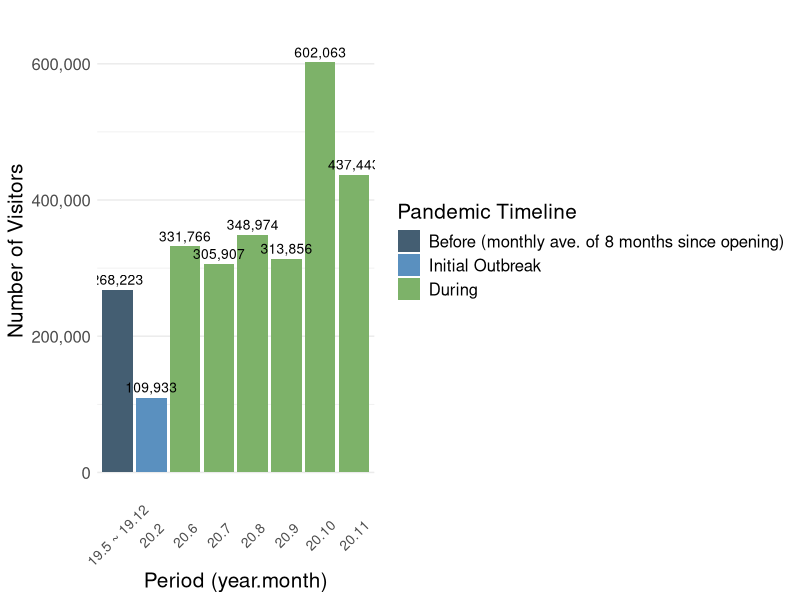
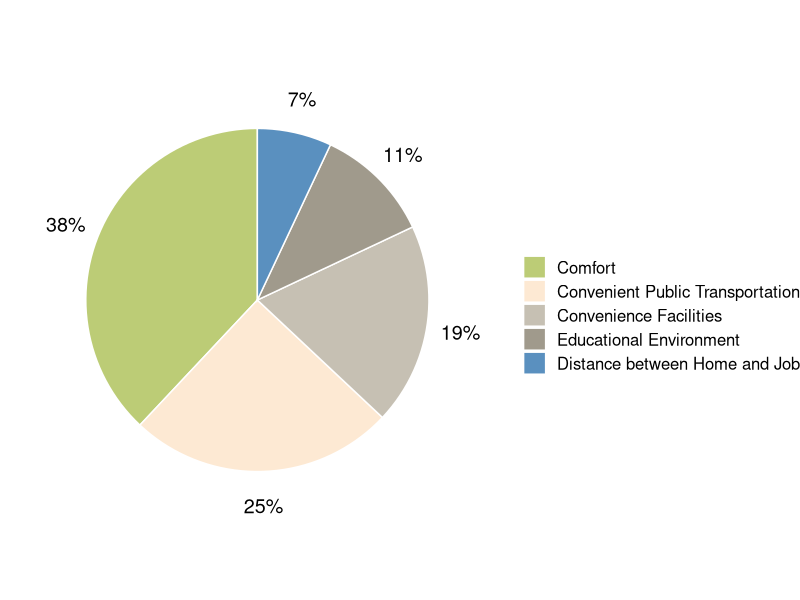

These figures' R source, in order: (Note: this script raises an error after producing the figures.)
install.packages("ggrepel")
install.packages("Rcpp")
update.packages("ggrepel")
#no overlapping text in ggplot2
library(ggrepel)
library(tidyverse)
library(scales)


#color palette

nature <- c("#445E72", "#5A90BF", "#A09A8C","#C6C0B3","#FDE9D3", "#BCCC76", "#7DB269")


#### table 9 botanical gardens####

df <- data.frame (period  = c("19.5 ~ 19.12","20.2","20.6","20.7","20.8","20.9","20.10","20.11"),
                  noUsers = c("268223", "109933", "331766","305907","348974","313856","602063", "437443"),
                  covid = c("Before (monthly ave. of 8 months since opening)", "Initial Outbreak", "During","During","During","During","During","During"))


df$period <- factor(df$period, levels = df$period)
df$covid <- factor(df$covid, levels = c("Before (monthly ave. of 8 months since opening)", "Initial Outbreak", "During"))
df$noUsers <- as.numeric(df$noUsers)

fig <- df %>% 
  ggplot(aes(period, noUsers, fill = covid))+
  geom_bar(stat = "identity") +
  geom_text(aes(label = paste0(scales::comma(noUsers, 1))),
            vjust = -0.5,
            inherit.aes = TRUE,
            size = 3.5)+
  labs(x = "Period (year.month)", y = "Number of Visitors", fill = "Pandemic Timeline")+
  scale_fill_manual(values = nature[c(1,2,7)]) +
  scale_y_continuous(limits = c(0, 650000), breaks = seq(0, 650000, 200000),labels = comma)+
  theme_minimal()+
  theme(axis.text.x = element_text(angle = 45,
                                   size = 10,
                                   vjust = 0.5,
                                   hjust=0.5),
        text = element_text(size = 15),
        panel.grid.minor.x =element_blank(),
        panel.grid.major.x=element_blank())



ggsave(fig, filename = "fig.png", dpi = 600, width = 10, height = 4, units = "in")        
        


### figure 7: factors in cosidering future housing ####

df7 <- data.frame(
  factor = c("Comfort","Convenient Public Transportation", "Convenience Facilities", "Educational Environment", "Distance between Home and Job"),
  value = c(38, 25, 19, 11,7)
)

df7$factor <- factor(df7$factor, levels = df7$factor)


fig7 <- ggplot(df7, aes(x="", y=value, fill=factor)) +
  geom_bar(stat="identity", width=1, color="white") +
  geom_text(aes(x = 1.7, label = paste(value,"%", sep = "")),
            size = 5,
            position = position_stack(vjust = 0.5))+
  coord_polar("y", start=0) +
  labs(fill ="")+
  scale_fill_manual(values = nature[6:1]) +
  theme(text = element_text(size = 15))+
  theme_void(base_size = 15)  # remove background, grid, numeric labels


ggsave(fig7, filename = "fig7.png", dpi = 600, width = 8, height = 4, units = "in") 


### figure 8: Conceptual Range of UGS ####

df8 <- data.frame(
  concept = c("Other", "Reservoirs", "Amusement Parks", "National Parks", "Indoor Gardens", "Green Spaces in Private Residences", "Roadside Green Buffer Zones", "Green Spaces in Public Institutions", "Parks By Commute Routes", "Green Spaces Near Urban Streams", "Mountain Hiking Courses", "Rooftop Gardens", "Urban Forests"),
  value = c(0.93, 43.93, 50.93, 57.01, 65.89, 67.29, 68.69, 72.90, 75.23, 75.70, 78.50, 81.78, 86.45)
) %>% 
  arrange(desc(value, concept))

df8$concept <- factor(df8$concept, levels = df8$concept)



fig8 <- df8 %>% 
  ggplot(aes(value, concept))+
  geom_bar(stat = "identity", fill = nature[7], width = .75) +
  geom_text(aes(label = value), 
                hjust = -0.5,
            position = position_dodge(width = 1),
            inherit.aes = TRUE ) +
  labs(x ="Percentage (%)", y = NULL) +
  theme_minimal(base_size = 12)+
  theme(axis.title=element_text(size=8),
        panel.grid.minor.y=element_blank(),
        panel.grid.major.y=element_blank())+
  expand_limits(x=c(0,100))



ggsave(fig8, filename = "fig8.png", dpi = 600, width = 8, height = 4, units = "in") 

### figure 9: Importance of UGS  before and with COVID19 ####

df9 <- data.frame(
  imp = c("Very Unimportant", "Very Unimportant", "Unimportant", "Unimportant", "Average", "Average", "Important", "Important", "Very Important", "Very Important"),
  covid = c("Before COVID-19", "With COVID-19", "Before COVID-19", "With COVID-19", "Before COVID-19", "With COVID-19", "Before COVID-19", "With COVID-19", "Before COVID-19", "With COVID-19"),
  value = c(0.0, 0.5, 3.3, 2.3, 17.3, 7.9, 43.5, 25.2, 36.0, 64.0))


df9$covid <- factor(df9$covid, levels = c("With COVID-19", "Before COVID-19"))
df9$imp <- factor(df9$imp, levels = c("Very Important", "Important", "Average", "Unimportant", "Very Unimportant"))


fig9 <- df9 %>%
  ggplot(aes(value, imp, fill = covid, group = covid))+
  geom_bar(position = "dodge", stat = "identity", width = .75) +
  geom_text(aes(label = value, group = covid),
            hjust = -0.5,
            position = position_dodge(width = 1),
            inherit.aes = TRUE )+
  scale_fill_manual(values = nature[c(7,4)])+
  labs(x ="Percentage (%)", y = NULL, fill = "") +
  theme_minimal(base_size = 15)+
  theme(axis.title=element_text(size=10),
        legend.position = "bottom",
        legend.text = element_text(size = 10),
        panel.grid.minor.y=element_blank(),
        panel.grid.major.y=element_blank())+
  guides(fill = guide_legend(reverse=TRUE))+ expand_limits(x=c(0,70))



ggsave(fig9, filename = "fig9.png", dpi = 600, width = 8, height = 4, units = "in") 


### fig 10. Frequency of utilization of UGS before and in wake of COVID-19 ####

df10 <- data.frame(
  ans = c("Never", "Never", "Rarely", "Rarely", "1-2 Times per Month", "1-2 Times per Month", "1-2 Times per Week", "1-2 Times per Week", "Almost Daily", "Almost Daily", "Daily","Daily"),
  covid = c("Before COVID-19", "With COVID-19", "Before COVID-19", "With COVID-19", "Before COVID-19", "With COVID-19", "Before COVID-19", "With COVID-19", "Before COVID-19", "With COVID-19", "Before COVID-19", "With COVID-19"),
  value = c(0.5, 3.3, 11.2, 19.6, 24.8, 18.2, 43.0, 33.6, 15.0, 21.0, 5.6, 4.2))


df10$covid <- factor(df10$covid, levels = c("With COVID-19", "Before COVID-19"))
df10$ans <- factor(df10$ans, levels = c("Daily", "Almost Daily", "1-2 Times per Week","1-2 Times per Month", "Rarely", "Never"))


fig10 <- df10 %>%
  ggplot(aes(value, ans, fill = covid, group = covid))+
  geom_bar(position = "dodge", stat = "identity", width = .75) +
  geom_text(aes(label = value, group = covid),
            hjust = -0.5,
            position = position_dodge(width = 1),
            inherit.aes = TRUE )+
  scale_fill_manual(values = nature[c(7,4)])+

  labs(x ="Percentage (%)", y = NULL, fill = "") +
  theme_minimal(base_size = 15)+
  theme(axis.title=element_text(size=10),
        legend.position = "bottom",
        legend.text = element_text(size = 10),
        panel.grid.minor.y=element_blank(),
        panel.grid.major.y=element_blank())+
  guides(fill = guide_legend(reverse=TRUE))+ expand_limits(x=c(0,50))



ggsave(fig10, filename = "fig10.png", dpi = 600, width = 8, height = 4, units = "in") 

#### figure 11 reasons for increasing the use of UGS in the wake of COVID-19 (PIE CHART) #### 


# Create Data
df11 <- data.frame(
  method=c("Replace Restricted Facilities", "Improve Psychological Health", "Replace Exercise Facilities", "Prevent Disease Transmission", "Increased Leisure Time", "Enhance Immune System", "Other"),
  value=c(27.78,22.22,21.11,16.67,6.67, 4.44,1.11)
)

df11$method <- factor(df11$method, levels = df11$method)



fig11 <- ggplot(df11, aes(x="", y=value, fill=method)) +
  geom_bar(stat="identity", width=1, color="white") +
  geom_text_repel(aes(x = 1.7, label = paste(value, "%", sep = "")),
                  size = 5,
                  position = position_stack(vjust = 0.5))+
  coord_polar("y", start=0) +
  labs(fill ="")+
  scale_fill_manual(values = nature[7:1]) +
  theme(text = element_text(size = 15))+
  theme_void(base_size = 15)  # remove background, grid, numeric labels


ggsave(fig11, filename = "fig11.png", dpi = 600, width = 8, height = 4, units = "in") 

### fig 12 reason for use before and after ####

df12 <- data.frame(
  ans = c("Exercise", "Exercise", "Relaxation or Meditation", "Relaxation or Meditation", "Connecting with Nature", "Connecting with Nature", "Spending Time with Family and Friends", "Spending Time with Family and Friends",  "En Route to Destination", "En Route to Destination", "Walking Pets", "Walking Pets", "Other", "Other"),
  covid = c("Before COVID-19", "With COVID-19", "Before COVID-19", "With COVID-19", "Before COVID-19", "With COVID-19", "Before COVID-19", "With COVID-19", "Before COVID-19", "With COVID-19", "Before COVID-19", "With COVID-19", "Before COVID-19", "With COVID-19"),
  value = c(46.8, 38.7, 57.3, 51.6, 41.1, 45.2, 54.8,  45.2, 19.4, 23.4, 7.3, 5.6, 0.8, 1.6))


df12$covid <- factor(df12$covid, levels = c("With COVID-19", "Before COVID-19"))
df12$ans <- factor(df12$ans, levels = c("Other", "Walking Pets", "En Route to Destination", "Spending Time with Family and Friends", "Connecting with Nature", "Relaxation or Meditation","Exercise"
))


 fig12 <- df12 %>%
  ggplot(aes(value, ans, fill = covid, group = covid))+
  geom_bar(position = "dodge", stat = "identity", width = .75) +
  geom_text(aes(label = value, group = covid),
            hjust = -0.5,
            position = position_dodge(width = 1),
            inherit.aes = TRUE )+
  scale_fill_manual(values = nature[c(7,4)])+
  
  labs(x ="Percentage (%)", y = NULL, fill = "") +
  theme_minimal(base_size = 15)+
  theme(axis.title=element_text(size=10),
        legend.position = "bottom",
        legend.text = element_text(size = 10),
        panel.grid.minor.y=element_blank(),
        panel.grid.major.y=element_blank())+
  guides(fill = guide_legend(reverse=TRUE))+ expand_limits(x=c(0,70))



ggsave(fig12, filename = "fig12.png", dpi = 600, width = 8, height = 4, units = "in") 

### fig 13 reasons for reducing use of UGS during COVID-19 ####

# Create Data
df13 <- data.frame(
  method=c("Reduced Outdoor Activity", "Fewer Gatherings with Acquaintances", "Reduced Need for Outdoor Movement", "Other", "Cleanliness of Facilities", "New Activities/Alternatives"),
  value=c(78.23, 11.29, 4.03, 3.23, 1.61, 1.61)
)

df13$method <- factor(df13$method, levels = df13$method)



fig13 <- ggplot(df13, aes(x="", y=value, fill=method)) +
  geom_bar(stat="identity", width=1, color="white") +
  geom_text_repel(aes(x = 1.7, label = paste(value, "%", sep = "")),
                  size = 3,
                  position = position_stack(vjust = 0.5))+
  coord_polar("y", start=0) +
  labs(fill ="")+
  scale_fill_manual(values = nature[c(7:1)]) +
  theme(text = element_text(size = 15))+
  theme_void(base_size = 15)  # remove background, grid, numeric labels


ggsave(fig13, filename = "fig13.png", dpi = 600, width = 8, height = 4, units = "in") 


#### figure 14 preferred transportation method for visiting UGS (PIE CHART) #### 


# Create Data
df14 <- data.frame(
  method=c("Walking", "Public Transportation", "Car", "Bicycle", "Other"),
  value=c(73.83,12.62,6.54,6.07,0.93)
)

df14$method <- factor(df14$method, levels = df14$method)



fig14 <- ggplot(df14, aes(x="", y=value, fill=method)) +
  geom_bar(stat="identity", width=1, color="white") +
  geom_text_repel(aes(x = 1.7, label = paste(value, "%", sep = "")),
            size = 5,
            position = position_stack(vjust = 0.5))+
  coord_polar("y", start=0) +
  labs(fill ="")+
  scale_fill_manual(values = nature[c(7,6,3,5,1)]) +
  theme(text = element_text(size = 15))+
  theme_void(base_size = 15)  # remove background, grid, numeric labels
  


ggsave(fig14, filename = "fig14.png", dpi = 600, width = 8, height = 4, units = "in") 


#### figure 15 preferred Time needed to visit UGS (PIE CHART) #### 


# Create Data
df15 <- data.frame(
  method=c("30 Minutes or Less", "1 Hour or Less", "Between 1 and 2 Hours", "Between 2 and 3 Hours"),
  value=c(72.90,17.76,7.01,2.34)
)

df15$method <- factor(df15$method, levels = df15$method)



fig15 <- ggplot(df15, aes(x="", y=value, fill=method)) +
  geom_bar(stat="identity", width=1, color="white") +
  geom_text_repel(aes(x = 1.7, label = paste(value, "%", sep = "")),
                  size = 5,
                  position = position_stack(vjust = 0.5))+
  coord_polar("y", start=0) +
  labs(fill ="")+
  scale_fill_manual(values = nature[c(7,6,3,5,1)]) +
  theme(text = element_text(size = 15))+
  theme_void(base_size = 15)  # remove background, grid, numeric labels



ggsave(fig15, filename = "fig15.png", dpi = 600, width = 8, height = 4, units = "in") 

#### figure 16 facilities to encourage use of UGS (PIE CHART) #### 


# Create Data
df16 <- data.frame(
  method=c("Rest and Recreational (Outdoor Chairs and Benches)", "Nature 'Healing' or Therapeutic (Forest-bathing)", "Nature/Cultural Immersion (Camp Sites)", "Sports-related", "Nature-Related Education and Exhibitions"),
  value=c(38.94, 26.11, 16.59, 11.50, 6.86)
)

df16$method <- factor(df16$method, levels = df16$method)



fig16 <- ggplot(df16, aes(x="", y=value, fill=method)) +
  geom_bar(stat="identity", width=1, color="white") +
  geom_text_repel(aes(x = 1.7, label = paste(value, "%", sep = "")),
                  size = 5,
                  position = position_stack(vjust = 0.5))+
  coord_polar("y", start=0) +
  labs(fill ="")+
  scale_fill_manual(values = nature[c(7,6,3,5,1)]) +
  theme(text = element_text(size = 15))+
  theme_void(base_size = 15)  # remove background, grid, numeric labels



ggsave(fig16, filename = "fig16.png", dpi = 600, width = 8, height = 4, units = "in") 

#### figure 17 Services to encourage use of UGS  #### 


# Create Data
df17 <- data.frame(
  method=c("Comfortable Places for Relaxation", "Tackling Environmental Issues", "Health and Well-being", "Increased Biodiversity", "Arts and Culture-Related Activities", "Food and Drink", "Interaction with Diverse Members of the Community", "Senior Citizens' Welfare", "Job Creation", "Child Care and Educating Youth"),
  value=c(31.36, 18.23, 16.18, 11.93, 7.16, 5.45, 3.24, 2.04, 2.04, 1.87)
)

df17$method <- factor(df17$method, levels = df17$method)

 fig17 <- df17 %>%
  ggplot(aes(method, value, fill = method))+
  geom_bar(stat = "identity", width = .50) +
  geom_text(aes(label = value),
            vjust = -0.5,
            inherit.aes = TRUE )+
  scale_fill_manual(values = c(nature[c(7:1)], "#003E5C", "#011926", "#010101"))+
  labs(x = NULL, y = "Percentage (%)", fill = "") +
  theme_minimal(base_size = 15)+
  theme(axis.title=element_text(size=5),
        legend.position = "left",
        legend.text = element_text(size = 10),
        axis.text.x = element_blank(),
        axis.title.y = element_text(size = 10),
        panel.grid.minor.x =element_blank(),
        panel.grid.major.x=element_blank())+
  guides(fill = guide_legend(reverse=FALSE))+ expand_limits(y=c(40,0))

ggsave(fig17, filename = "fig17.png", dpi = 600, width = 8, height = 4, units = "in") 

